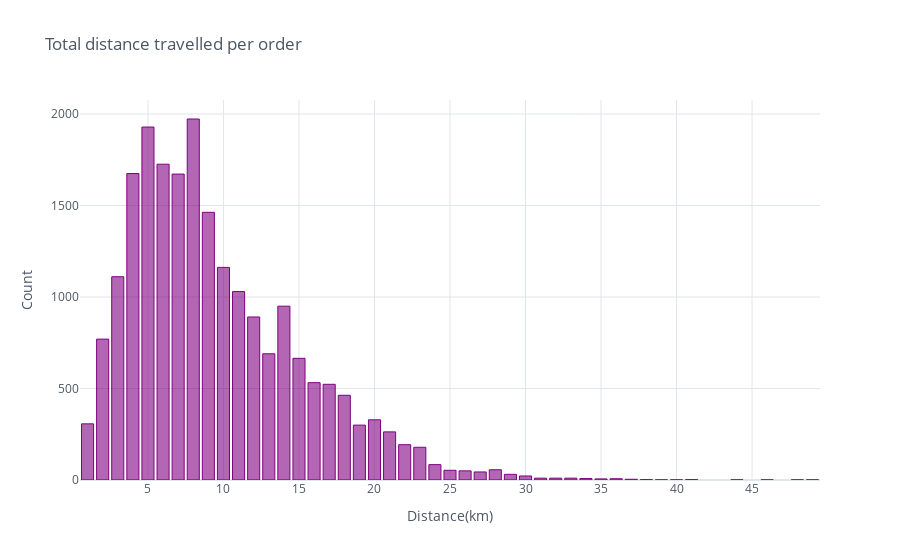
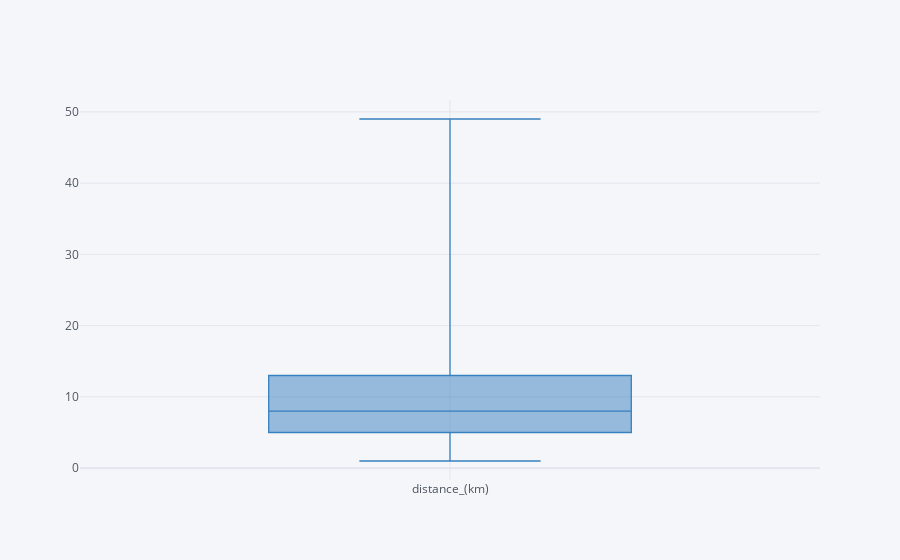

Source (notebook cell) for these figures, in order:
### Markdown cell above
1) There is only one vehicle type used to in the dataset being the 'Bike';

2) Ther are 21 201 order numbers which means there are no repeated values;

3) There are currently 3 186 customers that use Sendy's services which could mean that customers have repeatly used Sendy's services or find the platform user friendly;

4) Based on the information provided, 924 riders are currently making deliveries for Sendy, which could indicates that Sendy provided longterm employment for their drivers and this could also link to the working environment being welcoming.

### Code cell
train_rd['distance_(km)'].value_counts().iplot(kind = 'bar', 
                                              bins = 30, 
                                              theme = 'white', 
                                              color = 'purple',
                                              title = 'Total distance travelled per order', 
                                              xTitle = 'Distance(km)', 
                                              yTitle = 'Count')


train_rd[['distance_(km)']].iplot(kind = 'box', color = 'blue')

### Figure 1 — Plotly figure (JSON) as saved in the notebook; plotly's stock layout.template omitted (floating-point values rounded to 4 significant figures)
{"data": [{"marker": {"color": "rgba(128, 0, 128, 0.6)", "line": {"color": "rgba(128, 0, 128, 1.0)", "width": 1}}, "name": "distance_(km)", "orientation": "v", "text": "", "type": "bar", "x": [8, 5, 6, 4, 7, 9, 10, 3, 11, 14, 12, 2, 13, 15, 16, 17, 18, 20, 1, 19, 21, 22, 23, 24, 28, 25, 26, 27, 29, 30, 31, 32, 33, 34, 36, 35, 37, 38, 41, 39, 46, 49, 40, 48, 44], "y": [1973, 1929, 1726, 1675, 1672, 1463, 1162, 1111, 1030, 950, 891, 770, 690, 665, 532, 523, 463, 329, 307, 300, 263, 193, 179, 84, 56, 53, 50, 44, 31, 22, 10, 10, 10, 8, 7, 6, 4, 2, 2, 1, 1, 1, 1, 1, 1]}], "layout": {"legend": {"bgcolor": "#FFFFFF", "font": {"color": "#4D5663"}}, "paper_bgcolor": "#FFFFFF", "plot_bgcolor": "#FFFFFF", "title": {"font": {"color": "#4D5663"}, "text": "Total distance travelled per order"}, "xaxis": {"gridcolor": "#E1E5ED", "showgrid": true, "tickfont": {"color": "#4D5663"}, "title": {"font": {"color": "#4D5663"}, "text": "Distance(km)"}, "zerolinecolor": "#E1E5ED"}, "yaxis": {"gridcolor": "#E1E5ED", "showgrid": true, "tickfont": {"color": "#4D5663"}, "title": {"font": {"color": "#4D5663"}, "text": "Count"}, "zerolinecolor": "#E1E5ED"}}}

### Figure 2 — Plotly figure (JSON) as saved in the notebook; plotly's stock layout.template omitted (floating-point values rounded to 4 significant figures; data arrays with more than 128 entries replaced by an {"elided": "..."} marker saying what was removed)
{"data": [{"boxpoints": false, "line": {"width": 1.3}, "marker": {"color": "rgba(55, 128, 191, 1.0)"}, "name": "distance_(km)", "orientation": "v", "type": "box", "y": {"elided": "21201 int values"}}], "layout": {"legend": {"bgcolor": "#F5F6F9", "font": {"color": "#4D5663"}}, "paper_bgcolor": "#F5F6F9", "plot_bgcolor": "#F5F6F9", "title": {"font": {"color": "#4D5663"}}, "xaxis": {"gridcolor": "#E1E5ED", "showgrid": true, "tickfont": {"color": "#4D5663"}, "title": {"font": {"color": "#4D5663"}, "text": ""}, "zerolinecolor": "#E1E5ED"}, "yaxis": {"gridcolor": "#E1E5ED", "showgrid": true, "tickfont": {"color": "#4D5663"}, "title": {"font": {"color": "#4D5663"}, "text": ""}, "zerolinecolor": "#E1E5ED"}}}
